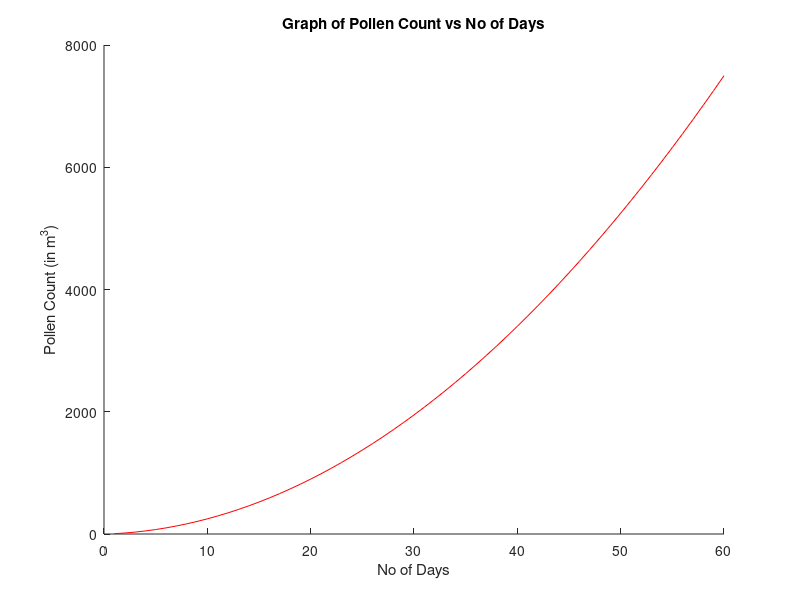

The MATLAB source for this figure: (Note: this script raises an error after producing the figure.)
% team info
disp('Names: Eshaal Malik(23I-0732) , Fatima Ishtiaq(23I-0696) , Maimoona Imran(23I-0653)');

% program termination
end_task = false;

while ~end_task
    % user input to continue
    disp('Press any key to continue.');
    pause;

    % given data
    days = 1:60;
    pollen = [5, 16, 31, 50, 73, 100, 131, 166, 205, 248, 295, 346, 401, 460, 523, 590, 661, 736, 815, 898, 985, 1076, 1171, 1270, 1373, 1480, 1591, 1706, 1825, 1948, 2075, 2206, 2341, 2480, 2623, 2770, 2921, 3076, 3235, 3398, 3565, 3736, 3911, 4090, 4273, 4460, 4651, 4846, 5045, 5248, 5455, 5666, 5881, 6100, 6323, 6550, 6781, 7016, 7255, 7498];

    % task 1
    disp('Task 1: ');
    equation = polyfit(days, pollen, 2);
    disp('The Coefficients of the Quadratic Curve are:');
    disp(equation);

    % plot graph
    figure;
    hold on;
    plot(days, pollen, 'r-');
    xlabel('No of Days');
    ylabel('Pollen Count (in m^3)');
    title('Graph of Pollen Count vs No of Days');

    % ask if the user wishes to run another query or terminate the program
    input_query = input('Do you wish to run another task? (y/n): ', 's');
    if strcmpi(input_query, 'n')
        end_task = true;
        disp('Terminating Program');
    end

    % task 2
    if ~end_task
        disp('Task 2: ');
        % derivative of the quadratic equation
        syms x;
        der = diff(poly2sym(equation, x));
        roots_der = solve(der, x);
        
        % find the roots of the equation
        roots_der = double(roots_der(imag(roots_der) == 0 & real(roots_der) >= 1 & real(roots_der) <= 60));
        
        if ~isempty(roots_der)
            disp('Number of Days when pollen count in the air is reduced:');
            disp(roots_der);
        else
            disp('The pollen count does not get reduced within the given 60 day range.');
        end

       % ask if the user wishes to run another query or terminate the program
        input_query = input('Do you wish to run another task? (y/n): ', 's');
        if strcmpi(input_query, 'n')
            end_task = true;
            disp('Terminating Program');
        end
    end

    % task 3
    if ~end_task
        disp('Task 3: ');
        Nov_15 = 76; % October has 31 days so November 15th becomes the 76th day
        pollen_Nov_15 = polyval(equation, Nov_15);
        disp(['Pollen count on 15th November (Day ', num2str(Nov_15), '):']);
        disp(pollen_Nov_15);

        % ask if the user wishes to run another query or terminate the program
        input_query = input('Do you wish to run another task? (y/n): ', 's');
        if strcmpi(input_query, 'n')
            end_task = true;
            disp('Terminating Program');
        end
    end

    % task 4
    if ~end_task
        disp('Task 4: ');
        roots_equation = roots(equation);
        no_pollen = round(roots_equation(roots_equation >= 0 & roots_equation <= 60));
       
        % display the day when pollen count in air becomes 0
        if ~isempty(no_pollen)
            day_no_pollen = date_from_day(no_pollen);
            disp(['Day when Pollen Count in air becomes 0 (if possible): ', day_no_pollen]);
        else
            disp('Pollen Count in air is never 0');
        end

    end
        % ask if the user wishes to run another query or terminate the program
        input_query = input('Do you wish to run another task? (y/n): ', 's');
        if strcmpi(input_query, 'n')
            end_task = true;
            disp('Terminating Program');
        end
end

% function to convert day number to date and month
function day = date_from_day(day_number)
    % the year starts on September 1
    start_day = datetime('01-Sep-2023');
    pollen_zero_day = start_day + days(day_number - 1);
    day = datestr(pollen_zero_day, 'dd-mmm-yy');
end
